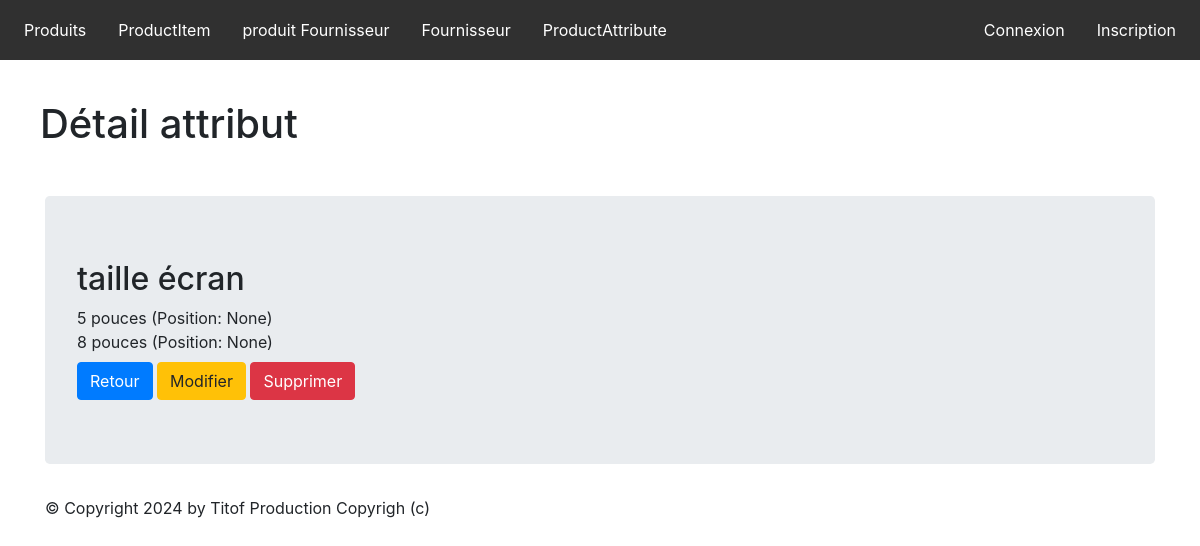
/monapp/productAttribute/2, run on the app's committed database.
### monapp/models.py (models this page shows, shortened)
class ProductAttribute(models.Model):
    class Meta:
        verbose_name = "Attribut"
    name =  models.CharField(max_length=100)

class ProductAttributeValue(models.Model):
    class Meta:
        verbose_name = "Valeur attribut"
        ordering = ['position']
    value              = models.CharField(max_length=100)
    product_attribute  = models.ForeignKey('ProductAttribute', verbose_name="Unité", on_delete=models.CASCADE)
    position           = models.PositiveSmallIntegerField("Position", null=True, blank=True)

### monapp/views.py (the view)
# urls.py: path("productAttribute/<int:pk>" ,views.ProductAttributeDetailView.as_view(), name="productAttribute-detail"),
class ProductAttributeDetailView(DetailView):
    model = ProductAttribute
    template_name = "monapp/detail_productAttribute.html"
    context_object_name = "product"
    def get_context_data(self, **kwargs):
        context = super(ProductAttributeDetailView, self).get_context_data(**kwargs)
        context['titremenu'] = "Détail attribut"
        context['values']= ProductAttributeValue.objects.filter(product_attribute=self.object).order_by('position')
        return context

### monapp/templates/monapp/detail_productAttribute.html (shortened to what this page needs)
{% extends 'monapp/base.html' %}
{% block menu %}
<h1>{{titremenu}}</h1>
{% endblock %}
{% block contenu %}
<h2>{{ product.name }}</h2>
<ul>
{% for value in values %}
<li>{{ value.value }} (Position: {{ value.position }})</li>
{% empty %}
<li>Aucune valeur disponible pour cet attribut.</li>
{% endfor %}
</ul>
<a href="{% url 'productAttribute-list' %}" class="btn btn-primary mt-2">Retour</a>
<a href="{% url 'productAttribute-update' product.id %}" class="btn btn-warning mt-2">Modifier</a>
<a href="{% url 'productAttribute-delete' product.id %}" class="btn btn-danger mt-2">Supprimer</a>
{% endblock %}

### static/css/styles.css (style rules this page uses)
*, ul, li { padding: 0; margin: 0; }
a { text-decoration: none; }
ul, li { list-style: none; text-decoration: none; }
h1 { padding: 1em; }

### data on the page
ProductAttribute: name "taille écran"
ProductAttributeValue: value "5 pouces", position "None"
ProductAttributeValue: value "8 pouces", position "None"

### other printed values
{{ titremenu }} "Détail attribut"
